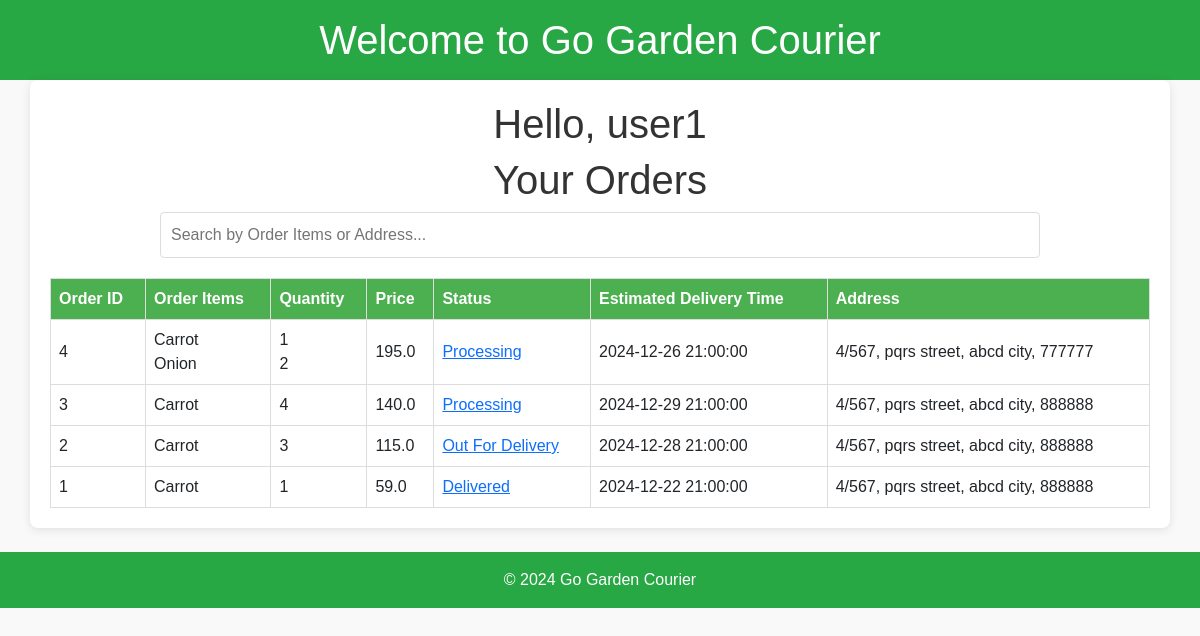
The app's page /history (signed in) with its own data.
### models.py (models this page shows, shortened)
class User(db.Model, UserMixin):
    __tablename__ = 'users'
    user_id = db.Column(db.Integer, primary_key=True)
    name = db.Column(db.String(150), nullable=False)
    email = db.Column(db.String(150), unique=True, nullable=False)
    password_hash = db.Column(db.String(256), nullable=False)
    role = db.Column(db.String(50), nullable=False)
    created_at = db.Column(db.DateTime, default=datetime.now(timezone.utc))
    profile_updated_at = db.Column(db.DateTime, default=datetime.now(timezone.utc), onupdate=datetime.now(timezone.utc))
    last_login = db.Column(db.DateTime, default=datetime.now(timezone.utc))
    address = db.Column(db.String(300))
    phone_number = db.Column(db.String(15))
    pincode = db.Column(db.String(10))
    region = db.Column(db.String(50))
    country = db.Column(db.String(50))
    vehicle_info = db.Column(db.String(150))
    vehicle_number = db.Column(db.String(50))
    orders_customer = db.relationship("Order", foreign_keys='Order.user_id', back_populates="user")
    orders_courier = db.relationship("Order", foreign_keys='Order.assigned_to', back_populates="courier")
    carts = db.relationship("Cart", back_populates="user")
    password_resets = db.relationship("PasswordReset", back_populates="user")
    subscriptions = db.relationship("Subscription", back_populates="user")
    audit_logs = db.relationship("Audit", back_populates="user")

class Order(db.Model):
    __tablename__ = 'orders'
    order_id = db.Column(db.Integer, primary_key=True)
    user_id = db.Column(db.Integer, db.ForeignKey('users.user_id'))
    assigned_to = db.Column(db.Integer, db.ForeignKey('users.user_id'), nullable=False)
    status = db.Column(db.String(50), nullable=False, default='Pending')
    address = db.Column(db.String(300))
    pincode = db.Column(db.String, nullable=False)
    estimated_delivery = db.Column(db.DateTime)
    actual_delivery = db.Column(db.DateTime)
    created_at = db.Column(db.DateTime, default=datetime.now(timezone.utc))
    updated_at = db.Column(db.DateTime, default=datetime.now(timezone.utc), onupdate=datetime.now(timezone.utc))
    total_price = db.Column(db.Float, nullable=False)
    shipping_cost = db.Column(db.Float, nullable=False)
    user = db.relationship("User",foreign_keys=[user_id],back_populates="orders_customer")
    courier = db.relationship("User", foreign_keys=[assigned_to], back_populates="orders_courier")
    order_items = db.relationship("OrderItem", back_populates="order")
    audit_logs = db.relationship("Audit",foreign_keys='Audit.order_id', back_populates="order")

class Product(db.Model):
    __tablename__ = 'product'
    product_id = db.Column(db.Integer, primary_key=True)
    name = db.Column(db.String(80), nullable=False)
    cost_price = db.Column(db.Float, nullable=False)
    selling_price = db.Column(db.Float, nullable=False)
    description = db.Column(db.String)
    stock_quantity = db.Column(db.Integer, nullable=False)
    image_url = db.Column(db.String)
    category_id = db.Column(db.Integer, db.ForeignKey('category.category_id'))
    product_weight = db.Column(db.Float, default=0)
    category = db.relationship("Category", back_populates="products")
    cart_items = db.relationship("CartItem", back_populates="product")
    order_items = db.relationship("OrderItem", back_populates="product")

### customer.py (the view)
@app.route('/history', methods=['GET'])
@login_required
def history():
    customer_id = current_user.user_id
    customer = User.query.get(customer_id)
    if not customer or customer.role.lower() != 'customer':
        return jsonify({'error': 'Hello!, Please create an account'}), 404
    orders = sorted(Order.query.filter(Order.user_id==customer_id).all(), key=lambda x: x.created_at, reverse=True)
    orders_list = [{
        'order_id': order.order_id,
        'order_items': [item.product.name for item in OrderItem.query.filter(OrderItem.order_id==order.order_id).all()],
        'quantity': [str(item.quantity) for item in OrderItem.query.filter(OrderItem.order_id==order.order_id).all()],
        'price': float(order.total_price) + float(order.shipping_cost),
        'status': order.status,
        'estimated_delivery':order.estimated_delivery.strftime('%Y-%m-%d %H:%M:%S'),
        'customer_address': order.address+', '+str(order.pincode),
    } for order in orders]
    if request.args.get('json'):
        return jsonify({'orders': orders_list})
    return render_template('order_history_t3.html', orders=orders_list, customer_name=customer.name, customer_id=customer_id)

### templates/order_history_t3.html (shortened to what this page needs)
{% extends "base.html" %}
{% block extra_css %}
    <link rel="stylesheet" href="{{ url_for('static', filename='css/order_history.css') }}">
{% endblock %}
{% block content %}
      <h1>Hello, {{ customer_name }}</h1>
      <h1>Your Orders</h1>
      <div class="search-container">
        <input
          type="text"
          id="search-history"
          class="search-input"
          placeholder="Search by Order Items or Address..."
          onkeyup="filterHistory()"
        />
      </div>
      <table id="status-history-table">
        <thead>
          <tr>
            <th>Order ID</th>
            <th>Order Items</th>
            <th>Quantity</th>
            <th>Price</th>
            <th>Status</th>
            <th>Estimated Delivery Time</th>
            <th>Address</th>
          </tr>
        </thead>
        <tbody id="status-history-body">
          {% for order in orders %}
          <tr>
            <td>{{ order['order_id'] }}</td>
            <td>{% for item in order['order_items'] %}
                  {{ item }}<br>
                {% endfor %}
            </td>
            <td>{% for count in order['quantity'] %}
                  {{ count }}<br>
                {% endfor %}
            </td>
            <td>{{ order['price'] }}</td>
            <td>
              <a
                href='/{{ order["order_id"] }}/status'
                target="_blank"
              >
                {{ order['status'] }}
              </a>
            </td>
            <td>{{ order['estimated_delivery'] }}</td>
            <td>{{ order['customer_address'] }}</td>
          </tr>
          {% endfor %}
        </tbody>
      </table>
    </div>
{% endblock %}

### templates/base.html (shortened to what this page needs)
<!DOCTYPE html>
<html lang="en">
<head>
    <link href="https://cdn.jsdelivr.net/npm/bootstrap@5.3.3/dist/css/bootstrap.min.css" rel="stylesheet">
    <link rel="stylesheet" href="{{ url_for('static', filename='css/styles.css') }}">
    {% block extra_css %}{% endblock %}
</head>
<body>
    <header id="page-header" class="text-center py-3">
        <h1>Welcome to Go Garden Courier</h1>
    </header>
    <div class="container">
        {% block content %}
        {% endblock %}
    <footer id="page-footer" class="text-center py-3 mt-4">
        <p>&copy; 2024 Go Garden Courier</p>
    </footer>
</body>
</html>

### static/css/styles.css (style rules this page uses)
#page-header { background-color: #28a745; color: white; padding: 10px 0; }
#page-footer { background-color: #28a745; color: white; padding: 10px 0; }
#page-header h1, #page-footer p { margin: 0; }

### static/css/order_history.css (style rules this page uses)
body { font-family: Arial, sans-serif; background-color: #f9f9f9; margin: 0; padding: 0px; }
.container h1 { text-align: center; color: #333; }
.container { max-width: 95%; margin: auto; background: white; padding: 20px; border-radius: 8px; box-shadow: 0 2px 10px rgba(0, 0, 0, 0.1); }
.search-container { margin-bottom: 20px; text-align: center; }
.search-input { padding: 10px; width: 80%; border: 1px solid #ddd; border-radius: 4px; }
table { width: 100%; border-collapse: collapse; margin-top: 20px; }
table th, table td { border: 1px solid #ddd; padding: 8px; text-align: left; }
table th { background-color: #4CAF50; color: white; }

### records on screen
User: name "user1"
Order: order_id "4", count "1" "2", price "195.0", status "Processing", estimated_delivery "2024-12-26 21:00:00", customer_address "4/567, pqrs street, abcd city, 777777"
Product: name "Carrot"
Product: name "Onion"
Order: order_id "3", count "4", price "140.0", status "Processing", estimated_delivery "2024-12-29 21:00:00", customer_address "4/567, pqrs street, abcd city, 888888"
Order: order_id "2", count "3", price "115.0", status "Out For Delivery", estimated_delivery "2024-12-28 21:00:00", customer_address "4/567, pqrs street, abcd city, 888888"
Order: order_id "1", count "1", price "59.0", status "Delivered", estimated_delivery "2024-12-22 21:00:00", customer_address "4/567, pqrs street, abcd city, 888888"
